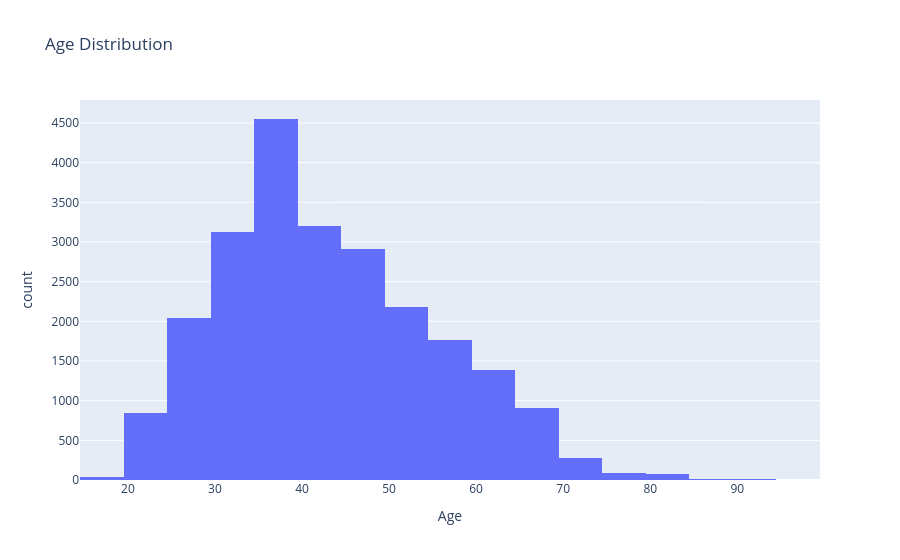

The cell this chart's notebook holds for it:
### Markdown cell above
The target variable shows a moderate class imbalance, with 82.2% of observations belonging to the recommended class and 17.8% belonging to the non-recommended class. The imbalance will be considered during the modeling phase and evaluated using metrics beyond accuracy, such as Precision, Recall, and F1-score

### Code cell
fig = px.histogram(
    df,
    x='Age',
    nbins=30,
    title='Age Distribution'
)

fig.show()

### Figure 1 — Plotly figure (JSON) as saved in the notebook; plotly's stock layout.template omitted (floating-point values rounded to 4 significant figures; data arrays with more than 128 entries replaced by an {"elided": "..."} marker saying what was removed)
{"data": [{"bingroup": "x", "hovertemplate": "Age=%{x}<br>count=%{y}<extra></extra>", "legendgroup": "", "marker": {"color": "#636efa", "pattern": {"shape": ""}}, "name": "", "nbinsx": 30, "orientation": "v", "showlegend": false, "type": "histogram", "x": {"elided": "23451 int values"}, "xaxis": "x", "yaxis": "y"}], "layout": {"barmode": "relative", "legend": {"tracegroupgap": 0}, "title": {"text": "Age Distribution"}, "xaxis": {"anchor": "y", "domain": [0, 1], "title": {"text": "Age"}}, "yaxis": {"anchor": "x", "domain": [0, 1], "title": {"text": "count"}}}}
